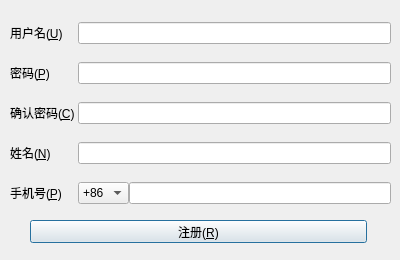
<?xml version="1.0" encoding="UTF-8"?>
<ui version="4.0">
 <class>RegisterDialog</class>
 <widget class="QDialog" name="RegisterDialog">
  <property name="enabled">
   <bool>true</bool>
  </property>
  <property name="geometry">
   <rect>
    <x>0</x>
    <y>0</y>
    <width>400</width>
    <height>260</height>
   </rect>
  </property>
  <property name="sizePolicy">
   <sizepolicy hsizetype="Fixed" vsizetype="Fixed">
    <horstretch>0</horstretch>
    <verstretch>0</verstretch>
   </sizepolicy>
  </property>
  <property name="minimumSize">
   <size>
    <width>400</width>
    <height>260</height>
   </size>
  </property>
  <property name="maximumSize">
   <size>
    <width>400</width>
    <height>260</height>
   </size>
  </property>
  <property name="windowTitle">
   <string>用户注册</string>
  </property>
  <widget class="QPushButton" name="registerButton">
   <property name="geometry">
    <rect>
     <x>30</x>
     <y>220</y>
     <width>337</width>
     <height>23</height>
    </rect>
   </property>
   <property name="text">
    <string>注册(&amp;R)</string>
   </property>
  </widget>
  <widget class="QWidget" name="layoutWidget">
   <property name="geometry">
    <rect>
     <x>10</x>
     <y>10</y>
     <width>381</width>
     <height>211</height>
    </rect>
   </property>
   <layout class="QGridLayout" name="gridLayout">
    <property name="horizontalSpacing">
     <number>0</number>
    </property>
    <item row="0" column="0">
     <widget class="QLabel" name="userLabel">
      <property name="text">
       <string>用户名(&amp;U)</string>
      </property>
      <property name="buddy">
       <cstring>usernameEdit</cstring>
      </property>
     </widget>
    </item>
    <item row="0" column="1" colspan="2">
     <widget class="QLineEdit" name="usernameEdit"/>
    </item>
    <item row="1" column="0">
     <widget class="QLabel" name="passwordLable">
      <property name="text">
       <string>密码(&amp;P)</string>
      </property>
      <property name="buddy">
       <cstring>passwordEdit</cstring>
      </property>
     </widget>
    </item>
    <item row="1" column="1" colspan="2">
     <widget class="QLineEdit" name="passwordEdit">
      <property name="enabled">
       <bool>true</bool>
      </property>
      <property name="echoMode">
       <enum>QLineEdit::Password</enum>
      </property>
     </widget>
    </item>
    <item row="2" column="0">
     <widget class="QLabel" name="confirmPasswordLable">
      <property name="text">
       <string>确认密码(&amp;C) </string>
      </property>
      <property name="buddy">
       <cstring>confirmPasswordEdit</cstring>
      </property>
     </widget>
    </item>
    <item row="2" column="1" colspan="2">
     <widget class="QLineEdit" name="confirmPasswordEdit">
      <property name="echoMode">
       <enum>QLineEdit::Password</enum>
      </property>
     </widget>
    </item>
    <item row="3" column="0">
     <widget class="QLabel" name="nameLable">
      <property name="text">
       <string>姓名(&amp;N)</string>
      </property>
      <property name="buddy">
       <cstring>nameEdit</cstring>
      </property>
     </widget>
    </item>
    <item row="3" column="1" colspan="2">
     <widget class="QLineEdit" name="nameEdit"/>
    </item>
    <item row="4" column="0">
     <widget class="QLabel" name="phoneLable">
      <property name="text">
       <string>手机号(&amp;P)</string>
      </property>
      <property name="buddy">
       <cstring>phoneNumberEdit</cstring>
      </property>
     </widget>
    </item>
    <item row="4" column="1">
     <widget class="QComboBox" name="comboBox">
      <item>
       <property name="text">
        <string>+86</string>
       </property>
      </item>
     </widget>
    </item>
    <item row="4" column="2">
     <widget class="QLineEdit" name="phoneNumberEdit">
      <property name="placeholderText">
       <string/>
      </property>
     </widget>
    </item>
   </layout>
  </widget>
 </widget>
 <tabstops>
  <tabstop>usernameEdit</tabstop>
  <tabstop>passwordEdit</tabstop>
  <tabstop>confirmPasswordEdit</tabstop>
  <tabstop>nameEdit</tabstop>
  <tabstop>comboBox</tabstop>
  <tabstop>phoneNumberEdit</tabstop>
  <tabstop>registerButton</tabstop>
 </tabstops>
 <resources/>
 <connections/>
</ui>
